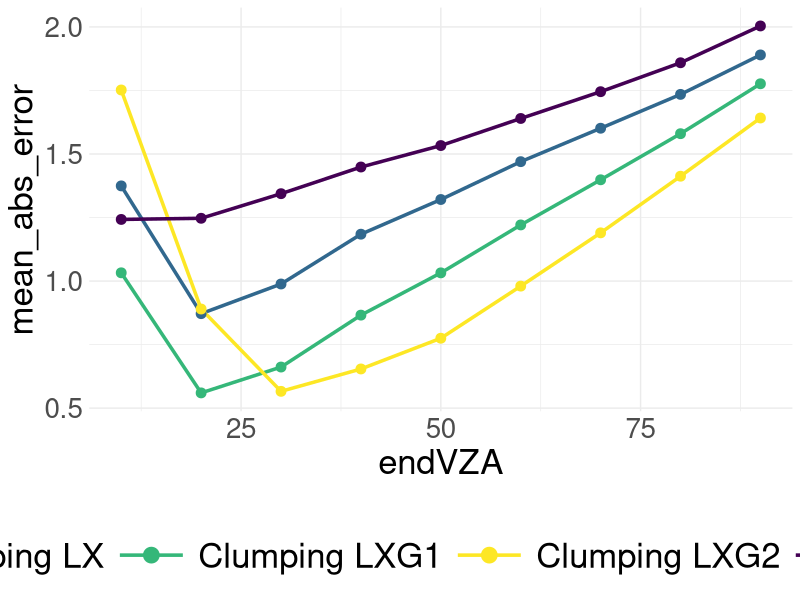
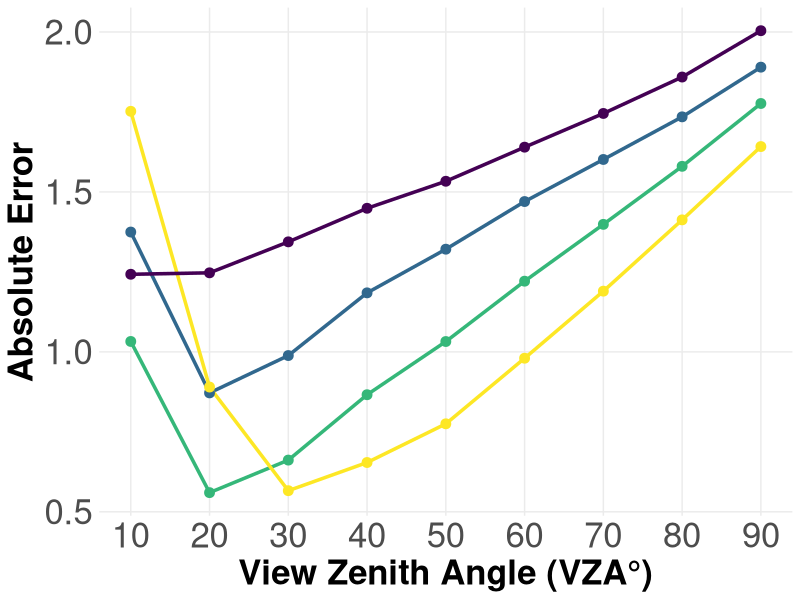
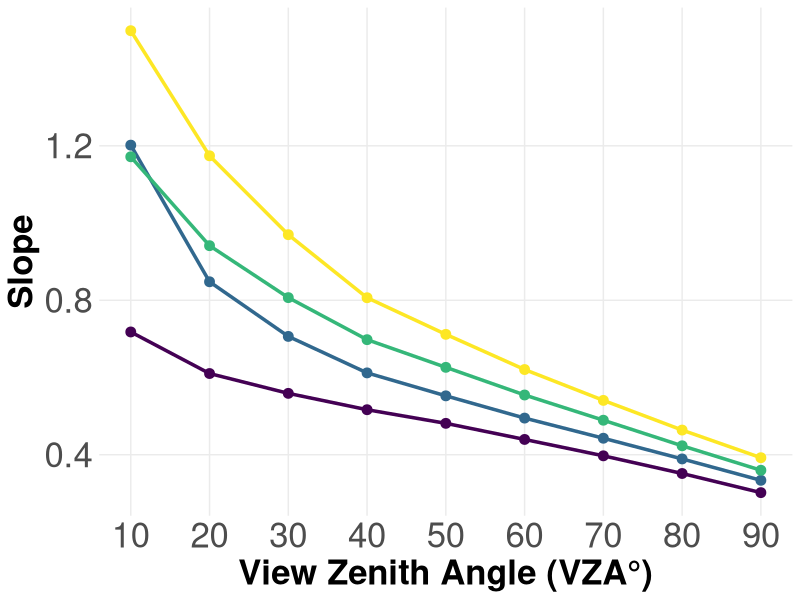
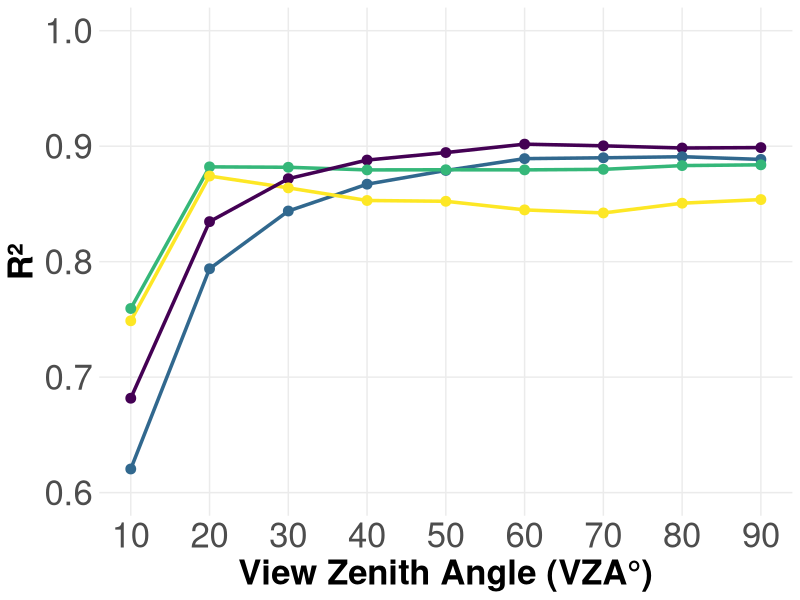

The R source for these figures, in order: (Note: this script raises an error after producing the figures.)
library(ggplot2)
library(dplyr)
library(gridExtra)
library(tidyr)
library(viridis)
library(cowplot)

# Set working directory
setwd("/mnt/gsdata/users/lotz/LittervsLens/")

# Filter for specific LT IDs
selected_ids <- c('LT11', 'LT13', 'LT14', 'LT23', 'LT24', 'LT33', 'LT34', 'LT41', 'LT44', 'LT51', 'LT52', 'LT53', 'LT62', 'LT61', 'LT63')

# Read the datasets
lt_results <- read.csv("results/LT_results.csv", header = TRUE, stringsAsFactors = FALSE, sep = ",")
lai_results <- read.csv("results/LAI_results.csv", header = TRUE, stringsAsFactors = FALSE, sep = ",")
gap_results <- read.csv("results/LAI_results_gapfrac.csv", header = TRUE, stringsAsFactors = FALSE, sep = ",")

plot_dir <- "plots/"

# Filter and prepare LT data
lt_results <- lt_results %>%
  filter(plot %in% selected_ids) %>%
  mutate(date = as.Date(as.character(date)))

# Prepare LAI data for all VZA
lai_all_vza <- lai_results %>%
  filter(ID %in% selected_ids) %>%
  mutate(date = as.Date(as.character(date), format = "%Y%m%d")) %>%
  select(ID, date, endVZA, Le, LX, LXG1, LXG2, MTA_ell)

# Prepare gap fraction data for all VZA
gap_all_vza <- gap_results %>%
  filter(ID %in% selected_ids) %>%
  mutate(date = as.Date(as.character(date), format = "%Y%m%d")) %>%
  select(ID, date, endVZA, GF0_360) %>%
  rename(gap_fraction = GF0_360)

# Merge all data
model_data <- lt_results %>%
  left_join(lai_all_vza, by = c("plot" = "ID", "date")) %>%
  left_join(gap_all_vza, by = c("plot" = "ID", "date", "endVZA")) %>%
  filter(!is.na(LTLAI) & !is.na(gap_fraction) & !is.na(Le))

# Calculate LAI estimates using different clumping indices
model_data <- model_data %>%
  mutate(
    # Calculate different LAI estimates
    LAI_Le = Le,  # Effective LAI (no clumping correction)
    LAI_LX = Le / LX,
    LAI_LXG1 = Le / LXG1,  
    LAI_LXG2 = Le / LXG2
  )

# ===== WOODY COMPONENT REMOVAL FOR ALL LAI ESTIMATIONS =====
# Create wood-corrected versions for all LAI methods using 2024-12-16 baseline
model_data <- model_data %>%
  group_by(plot, endVZA) %>%
  mutate(
    # Find winter baselines for each LAI method (2024-12-16)
    winter_baseline_Le = ifelse(any(date == as.Date("2024-12-16")), 
                                LAI_Le[date == as.Date("2024-12-16")][1], NA),
    winter_baseline_LX = ifelse(any(date == as.Date("2024-12-16")), 
                                LAI_LX[date == as.Date("2024-12-16")][1], NA),
    winter_baseline_LXG1 = ifelse(any(date == as.Date("2024-12-16")), 
                                  LAI_LXG1[date == as.Date("2024-12-16")][1], NA),
    winter_baseline_LXG2 = ifelse(any(date == as.Date("2024-12-16")), 
                                  LAI_LXG2[date == as.Date("2024-12-16")][1], NA),
    
    # Create wood-corrected LAI estimates
    LAI_Le_nowood = pmax(LAI_Le - winter_baseline_Le, 0, na.rm = TRUE),
    LAI_LX_nowood = pmax(LAI_LX - winter_baseline_LX, 0, na.rm = TRUE),
    LAI_LXG1_nowood = pmax(LAI_LXG1 - winter_baseline_LXG1, 0, na.rm = TRUE),
    LAI_LXG2_nowood = pmax(LAI_LXG2 - winter_baseline_LXG2, 0, na.rm = TRUE)
  ) %>%
  ungroup() %>%
  mutate(
    # Calculate errors for wood-corrected methods
    error_Le_nowood = LTLAI - LAI_Le_nowood,
    error_LX_nowood = LTLAI - LAI_LX_nowood,
    error_LXG1_nowood = LTLAI - LAI_LXG1_nowood,
    error_LXG2_nowood = LTLAI - LAI_LXG2_nowood,
    
    # Calculate absolute errors for wood-corrected methods
    abs_error_Le_nowood = abs(error_Le_nowood),
    abs_error_LX_nowood = abs(error_LX_nowood),
    abs_error_LXG1_nowood = abs(error_LXG1_nowood),
    abs_error_LXG2_nowood = abs(error_LXG2_nowood),
    
    # Also calculate errors for original methods
    error_Le = LTLAI - LAI_Le,
    error_LX = LTLAI - LAI_LX,
    error_LXG1 = LTLAI - LAI_LXG1,
    error_LXG2 = LTLAI - LAI_LXG2,
    
    # Calculate absolute errors for original methods
    abs_error_Le = abs(error_Le),
    abs_error_LX = abs(error_LX),
    abs_error_LXG1 = abs(error_LXG1),
    abs_error_LXG2 = abs(error_LXG2)
  )

cat("Added wood-corrected LAI columns for all methods using 2024-12-16 baseline\n")
cat("Dataset now contains", ncol(model_data), "columns\n")

# Calculate statistics by VZA for each method - CORRECTED VERSION
calculate_stats <- function(data, lai_col, error_col, abs_error_col, method_name) {
  data %>%
    group_by(endVZA) %>%
    do({
      current_data <- .
      lai_values <- current_data[[lai_col]]
      lt_values <- current_data$LTLAI
      
      # Calculate slope - CORRECTED: Reference (LTLAI) on Y-axis
      model <- lm(lai_values ~ lt_values)  # LTLAI ~ estimated_LAI
      slope_val <- coef(model)[2]
      
      # Calculate other stats
      data.frame(
        mean_abs_error = mean(current_data[[abs_error_col]], na.rm = TRUE),
        r_squared = cor(lt_values, lai_values, use = "complete.obs")^2,
        slope = slope_val,
        method = method_name
      )
    }) %>%
    ungroup()
}

# Calculate stats for wood-corrected methods
stats_Le_nowood <- calculate_stats(model_data, "LAI_Le_nowood", "error_Le_nowood", "abs_error_Le_nowood", "Effective LAI (no wood)")
stats_LX_nowood <- calculate_stats(model_data, "LAI_LX_nowood", "error_LX_nowood", "abs_error_LX_nowood", "Clumping LX (no wood)")
stats_LXG1_nowood <- calculate_stats(model_data, "LAI_LXG1_nowood", "error_LXG1_nowood", "abs_error_LXG1_nowood", "Clumping LXG1 (no wood)")
stats_LXG2_nowood <- calculate_stats(model_data, "LAI_LXG2_nowood", "error_LXG2_nowood", "abs_error_LXG2_nowood", "Clumping LXG2 (no wood)")

# Calculate stats for original methods (for comparison)
stats_Le <- calculate_stats(model_data, "LAI_Le", "error_Le", "abs_error_Le", "Effective LAI")
stats_LX <- calculate_stats(model_data, "LAI_LX", "error_LX", "abs_error_LX", "Clumping LX")
stats_LXG1 <- calculate_stats(model_data, "LAI_LXG1", "error_LXG1", "abs_error_LXG1", "Clumping LXG1")
stats_LXG2 <- calculate_stats(model_data, "LAI_LXG2", "error_LXG2", "abs_error_LXG2", "Clumping LXG2")

# Combine wood-corrected stats for main plot
all_stats_nowood <- bind_rows(stats_Le_nowood, stats_LX_nowood, stats_LXG1_nowood, stats_LXG2_nowood)

# Combine all stats for comparison
all_stats_comparison <- bind_rows(
  stats_Le, stats_LX, stats_LXG1, stats_LXG2,
  stats_Le_nowood, stats_LX_nowood, stats_LXG1_nowood, stats_LXG2_nowood
)

# Fix 1: Check what method names are actually in your data
cat("Method names in data:", unique(all_stats_nowood$method), "\n")

# Hardcode colors to specific methods - NO MORE CONFUSION!
p1 <- ggplot(all_stats_nowood, aes(x = endVZA, y = mean_abs_error, color = method)) +
  geom_line(linewidth = 1.2) +
  geom_point(size = 3) +
  scale_color_manual(
    values = c("Effective LAI (no wood)" = "#440154",     # Dark purple
               "Clumping LX (no wood)" = "#31688E",       # Blue
               "Clumping LXG1 (no wood)" = "#35B779",     # Green  
               "Clumping LXG2 (no wood)" = "#FDE725"),    # Yellow
    labels = c("Effective LAI (no wood)" = "Effective LAI",
               "Clumping LX (no wood)" = "Clumping LX", 
               "Clumping LXG1 (no wood)" = "Clumping LXG1",
               "Clumping LXG2 (no wood)" = "Clumping LXG2")
  ) +
  scale_x_continuous(breaks = seq(10, 90, 10)) +
  labs(x = "View Zenith Angle (VZA°)", y = "Absolute Error", color = "") +
  theme_minimal() +
  theme(
    text = element_text(family = "Helvetica", size = 25),
    legend.position = "none",
    panel.grid.minor = element_blank(),
    axis.text = element_text(size = 25),
    axis.title.x = element_text(size = 25, face = "bold"),
    axis.title.y = element_text(size = 25, face = "bold"),
    plot.title = element_text(size = 25, hjust = 0.5)
  )

p2 <- ggplot(all_stats_nowood, aes(x = endVZA, y = slope, color = method)) +
  geom_line(linewidth = 1.2) +
  geom_point(size = 3) +
  scale_color_manual(
    values = c("Effective LAI (no wood)" = "#440154",     # Dark purple
               "Clumping LX (no wood)" = "#31688E",       # Blue
               "Clumping LXG1 (no wood)" = "#35B779",     # Green  
               "Clumping LXG2 (no wood)" = "#FDE725"),    # Yellow
    labels = c("Effective LAI (no wood)" = "Effective LAI",
               "Clumping LX (no wood)" = "Clumping LX", 
               "Clumping LXG1 (no wood)" = "Clumping LXG1",
               "Clumping LXG2 (no wood)" = "Clumping LXG2")
  ) +
  scale_x_continuous(breaks = seq(10, 90, 10)) +
  labs(x = "View Zenith Angle (VZA°)", y = "Slope", color = "") +
  theme_minimal() +
  theme(
    text = element_text(family = "Helvetica", size = 25),
    legend.position = "none",
    panel.grid.minor = element_blank(),
    axis.text = element_text(size = 25),
    axis.title.x = element_text(size = 25, face = "bold"),
    axis.title.y = element_text(size = 25, face = "bold"),
    plot.title = element_text(size = 25, hjust = 0.5)
  )

p3 <- ggplot(all_stats_nowood, aes(x = endVZA, y = r_squared, color = method)) +
  geom_line(linewidth = 1.2) +
  geom_point(size = 3) +
  scale_color_manual(
    values = c("Effective LAI (no wood)" = "#440154",     # Dark purple
               "Clumping LX (no wood)" = "#31688E",       # Blue
               "Clumping LXG1 (no wood)" = "#35B779",     # Green  
               "Clumping LXG2 (no wood)" = "#FDE725"),    # Yellow
    labels = c("Effective LAI (no wood)" = "Effective LAI",
               "Clumping LX (no wood)" = "Clumping LX", 
               "Clumping LXG1 (no wood)" = "Clumping LXG1",
               "Clumping LXG2 (no wood)" = "Clumping LXG2")
  ) +
  scale_x_continuous(breaks = seq(10, 90, 10)) +
  scale_y_continuous(limits = c(0.6, 1.0)) +
  labs(x = "View Zenith Angle (VZA°)", y = "R²", color = "") +
  theme_minimal() +
  theme(
    text = element_text(family = "Helvetica", size = 25),
    legend.position = "none",
    panel.grid.minor = element_blank(),
    axis.text = element_text(size = 25),
    axis.title.x = element_text(size = 25, face = "bold"),
    axis.title.y = element_text(size = 25, face = "bold"),
    plot.title = element_text(size = 25, hjust = 0.5)
  )

# Create legend with hardcoded colors
p_with_legend <- ggplot(all_stats_nowood, aes(x = endVZA, y = mean_abs_error, color = method)) +
  geom_line(linewidth = 1.2) +
  geom_point(size = 3) +
  scale_color_manual(
    values = c("Effective LAI (no wood)" = "#440154",     # Dark purple
               "Clumping LX (no wood)" = "#31688E",       # Blue
               "Clumping LXG1 (no wood)" = "#35B779",     # Green  
               "Clumping LXG2 (no wood)" = "#FDE725"),    # Yellow
    labels = c("Effective LAI (no wood)" = "Effective LAI",
               "Clumping LX (no wood)" = "Clumping LX", 
               "Clumping LXG1 (no wood)" = "Clumping LXG1",
               "Clumping LXG2 (no wood)" = "Clumping LXG2")
  ) +
  theme_minimal() +
  theme(
    text = element_text(family = "Helvetica", size = 25),
    legend.position = "bottom",
    legend.direction = "horizontal",
    legend.text = element_text(size = 25),
    legend.title = element_text(size = 25),
    legend.margin = margin(t = 30, b = 15),
    legend.spacing.x = unit(1.5, "cm"),
    legend.key.width = unit(2, "cm")
  ) +
  guides(color = guide_legend(
    title = "",
    override.aes = list(size = 5),
    nrow = 1
  ))

# Extract legend using cowplot
legend <- get_legend(p_with_legend)

# Combine plots
plots_combined <- arrangeGrob(p1, p2, p3, ncol = 3, nrow = 1)

# Final combination
final_plot <- arrangeGrob(
  plots_combined,
  legend,
  ncol = 1, 
  nrow = 2,
  heights = c(0.8, 0.2)                                      # ← MORE SPACE FOR LEGEND
)

# Save the plot
ggsave(file.path(plot_dir, "vza_analysis_clumping_comparison_nowood.png"), final_plot, 
       width = 20, height = 7, dpi = 300)                    # ← BIGGER OVERALL SIZE

ggsave(file.path(plot_dir, "vza_analysis_clumping_comparison_nowood.pdf"), final_plot, 
       width = 20, height = 7)

# Save comparison data
write.csv(all_stats_comparison, file.path(plot_dir, "vza_stats_comparison_original_vs_nowood.csv"), row.names = FALSE)

cat("VZA analysis plot (wood-corrected) saved to:", plot_dir, "\n")
cat("Comparison statistics saved to:", plot_dir, "\n")

# Print summary statistics
cat("\n=== WOOD-CORRECTED SUMMARY STATISTICS ===\n")
print(all_stats_nowood)

cat("\n=== COMPARISON: Original vs Wood-Corrected ===\n")
print(all_stats_comparison)